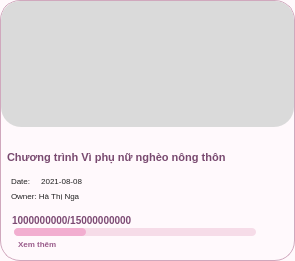
     <widget class="QFrame" name="card5">
      <property name="geometry">
       <rect>
        <x>315</x>
        <y>759</y>
        <width>295</width>
        <height>261</height>
       </rect>
      </property>
      <property name="styleSheet">
       <string notr="true">QFrame{
    background:#FFF9FC;
    border:1px solid #D0A8BD;
    border-radius:20px;
}</string>
      </property>
      <widget class="QLabel" name="card5Image">
       <property name="geometry">
        <rect>
         <x>1</x>
         <y>1</y>
         <width>293</width>
         <height>126</height>
        </rect>
       </property>
       <property name="styleSheet">
        <string notr="true">QLabel{
    background:#DADADA;
    border:none;
    border-top-left-radius:19px;
    border-top-right-radius:19px;
}</string>
       </property>
       <property name="pixmap">
        <pixmap>campaign34</pixmap>
       </property>
       <property name="scaledContents">
        <bool>true</bool>
       </property>
      </widget>
      <widget class="QLabel" name="card5Title">
       <property name="geometry">
        <rect>
         <x>7</x>
         <y>136</y>
         <width>279</width>
         <height>42</height>
        </rect>
       </property>
       <property name="styleSheet">
        <string notr="true">QLabel{
    color:#78496F;
    font-size:11px;
    font-weight:800;
    background:transparent;
    border:none;
}</string>
       </property>
       <property name="text">
        <string>Chương trình Vì phụ nữ nghèo nông thôn</string>
       </property>
       <property name="wordWrap">
        <bool>true</bool>
       </property>
      </widget>
      <widget class="QLabel" name="card5Date">
       <property name="geometry">
        <rect>
         <x>11</x>
         <y>173</y>
         <width>170</width>
         <height>16</height>
        </rect>
       </property>
       <property name="styleSheet">
        <string notr="true">QLabel{
    color:#222;
    font-size:8px;
    background:transparent;
    border:none;
}</string>
       </property>
       <property name="text">
        <string>Date:     2021-08-08</string>
       </property>
      </widget>
      <widget class="QLabel" name="card5Owner">
       <property name="geometry">
        <rect>
         <x>11</x>
         <y>188</y>
         <width>180</width>
         <height>16</height>
        </rect>
       </property>
       <property name="styleSheet">
        <string notr="true">QLabel{
    color:#222;
    font-size:8px;
    background:transparent;
    border:none;
}</string>
       </property>
       <property name="text">
        <string>Owner: Hà Thị Nga</string>
       </property>
      </widget>
      <widget class="QLabel" name="card5Money">
       <property name="geometry">
        <rect>
         <x>12</x>
         <y>210</y>
         <width>220</width>
         <height>20</height>
        </rect>
       </property>
       <property name="styleSheet">
        <string notr="true">QLabel{
    color:#7C4A73;
    font-size:10px;
    font-weight:900;
    background:transparent;
    border:none;
}</string>
       </property>
       <property name="text">
        <string>1000000000/15000000000</string>
       </property>
      </widget>
      <widget class="QProgressBar" name="card5Progress">
       <property name="geometry">
        <rect>
         <x>14</x>
         <y>228</y>
         <width>242</width>
         <height>8</height>
        </rect>
       </property>
       <property name="styleSheet">
        <string notr="true">QProgressBar{
    background:#F6DCE8;
    border:none;
    border-radius:4px;
}
QProgressBar::chunk{
    background:#F2AED0;
    border-radius:4px;
}</string>
       </property>
       <property name="value">
        <number>30</number>
       </property>
       <property name="textVisible">
        <bool>false</bool>
       </property>
      </widget>
      <widget class="QLabel" name="card5More">
       <property name="geometry">
        <rect>
         <x>18</x>
         <y>236</y>
         <width>70</width>
         <height>16</height>
        </rect>
       </property>
       <property name="styleSheet">
        <string notr="true">QLabel{
    color:#9A5C8B;
    font-size:8px;
    font-weight:700;
    background:transparent;
    border:none;
}</string>
       </property>
       <property name="text">
        <string>Xem thêm</string>
       </property>
      </widget>
     </widget>
